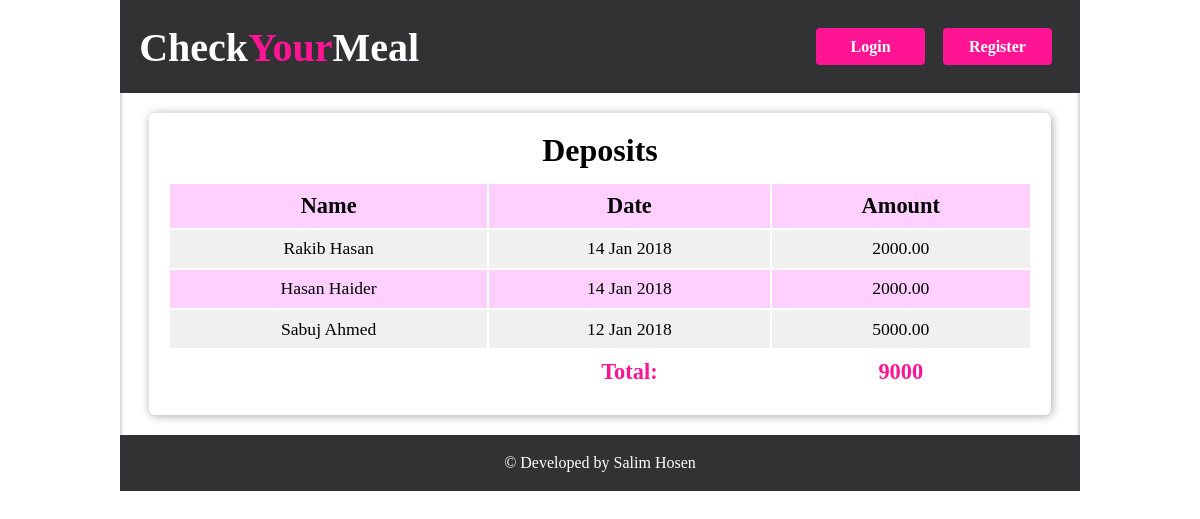
The app's page /deposit.php with its own data.
### tables this page shows
CREATE TABLE `tbl_deposit` (
  `depId` int(11) NOT NULL,
  `uName` varchar(255) DEFAULT NULL,
  `depDate` varchar(255) DEFAULT NULL,
  `amount` float(10,2) DEFAULT NULL
);

### admin/classes/Deposit.php (called while the page is built, shortened)
<?php
	class Deposit{
		private $db;
		public function __construct(){
			$this->db = new Database();
		}
		public function getDeposit(){
			$query = "select * from tbl_deposit";
			$res = $this->db->select($query);
			if($res){
				return $res;
			}else{
				return false;
			}
		}
	}
?>

### admin/lib/Database.php (called while the page is built, shortened)
<?php
	class Database{
		private $db_user = DB_USER;
		private $db_name = DB_NAME;
		private $db_pass = DB_PASS;
		private $db_host = DB_HOST;
		public $link;
		public function dbCon(){
			$this->link = new mysqli($this->db_host,$this->db_user,$this->db_pass,$this->db_name);
		}
		public function select($query){
			$res = $this->link->query($query)or die("Connection Fail".$this->link->error.__LINE__);
			if(mysqli_num_rows($res)>0){
				return $res;
			}else{
				return false;
			}
		}
	}
?>

### admin/helpers/Format.php (called while the page is built, shortened)
<?php
	class Format{
		public function formatDate($data){
			$data = strtotime($data);
			return date("d M Y",$data);
		}
	}
?>

### deposit.php (the view)
<?php include "inc/header.php";?>
				<section>
					<article>
						<div class="bazzar_tbl">
						<h2>Deposits</h2>
							<table>
								<tbody>
									<tr>
										<td>Name</td>
										<td>Date</td>
										<td>Amount</td>
									</tr>
									<?php
										$res = $dep->getDeposit();
										$tot = 0;
										if($res){
											while($value = $res->fetch_assoc()){
									?>
									<tr>
										<td><?php echo $value['uName'];?></td>
										<td><?php echo $fm->formatDate($value['depDate']);?></td>
										<td><?php echo $value['amount'];?></td>
									</tr>
									<?php
										$tot += (float)$value['amount'];
										}
									}
									?>
									<tr class="tot">
										<td></td>
										<td>Total:</td>
										<td><?php echo $tot;?></td>
									</tr>
								</tbody>
							</table>
						</div>
					</article>
				</section>
				<?php include "inc/footer.php";?>

### css/style.css (style rules this page uses)
* { margin: 0; padding: 0; }
body,html { margin: 0; padding: 0; width: 100%; min-height: 100%; font-size: 1em; }
header, section, article, footer { display: block; overflow: hidden; }
article h2 { text-align: center; padding-bottom: 1.5%; font-size: 2em; }
.login_form,.meal_tab,.bazzar_tbl,.off { width: 50%; margin: 20px auto; padding: 2%; box-shadow: 1px 1px 10px #A8A8A8; border-radius: 6px; overflow: hidden; }
table { width: 100%; }
.meal_tab tr:nth-child(2n+1),.bazzar_tbl tr:nth-child(2n+1) { background: #FFD0FF; }
.meal_tab tr:nth-child(2n),.bazzar_tbl tr:nth-child(2n) { background: #F0F0F0; }
.bazzar_tbl { width: 90%; }
.bazzar_tbl tr:first-child td { font-size: 1.4em; font-weight: bold; }
.bazzar_tbl td { padding: 1%; font-size: 1.1em; text-align: center; }
.tot td { font-weight: bold; color: #FF1493; font-size: 1.4em; background: #fff; }

### records on screen
tbl_deposit: uName "Rakib Hasan", depDate "14 Jan 2018", amount "2000.00"
tbl_deposit: uName "Hasan Haider", depDate "14 Jan 2018", amount "2000.00"
tbl_deposit: uName "Sabuj Ahmed", depDate "12 Jan 2018", amount "5000.00"

### other values on screen
$tot "9000"
